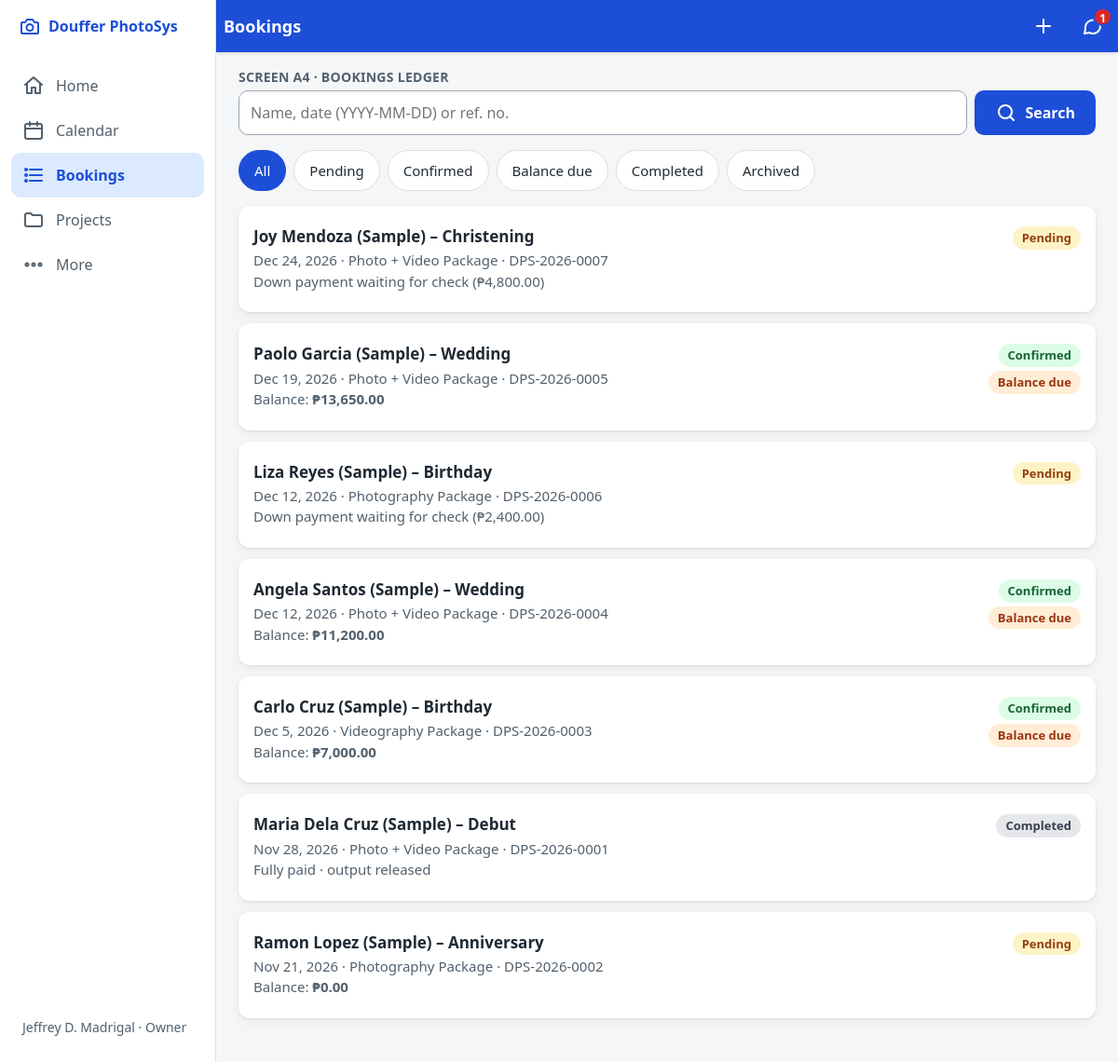
Screenshot of /admin/bookings (signed in) with the database file from the repository.
### tables this page shows
CREATE TABLE users (
  id                    INT UNSIGNED NOT NULL AUTO_INCREMENT,
  name                  VARCHAR(100) NOT NULL,
  username              VARCHAR(50)  NOT NULL,
  email                 VARCHAR(150) NULL,
  password_hash         VARCHAR(255) NOT NULL,
  role                  ENUM('owner','staff','crew') NOT NULL,
  perm_view_bookings    TINYINT(1) NOT NULL DEFAULT 1,
  perm_record_payments  TINYINT(1) NOT NULL DEFAULT 1,
  perm_verify_payments  TINYINT(1) NOT NULL DEFAULT 0,
  perm_archive_records  TINYINT(1) NOT NULL DEFAULT 0,
  perm_manage_messages  TINYINT(1) NOT NULL DEFAULT 1,
  must_change_password  TINYINT(1) NOT NULL DEFAULT 1,
  is_active             TINYINT(1) NOT NULL DEFAULT 1,
  last_login_at         DATETIME NULL,
  password_changed_at   DATETIME NULL,
  created_at            DATETIME NOT NULL DEFAULT CURRENT_TIMESTAMP,
  PRIMARY KEY (id),
  UNIQUE KEY uq_users_username (username)
);

CREATE TABLE bookings (
  id                  INT UNSIGNED NOT NULL AUTO_INCREMENT,
  reference_code      VARCHAR(20)  NOT NULL,
  client_id           INT UNSIGNED NOT NULL,
  package_id          INT UNSIGNED NOT NULL,
  event_type          VARCHAR(50)  NOT NULL,
  event_date          DATE         NOT NULL,
  start_time          TIME NULL,
  end_time            TIME NULL,
  venue               VARCHAR(255) NOT NULL,
  special_requests    TEXT NULL,
  source_channel      ENUM('messenger','call','walk_in','referral','website') NOT NULL DEFAULT 'website',
  status              ENUM('pending','confirmed','completed','cancelled') NOT NULL DEFAULT 'pending',
  package_price       DECIMAL(10,2) NOT NULL,           
  total_amount        DECIMAL(10,2) NOT NULL,           
  down_payment_due    DECIMAL(10,2) NOT NULL,
  is_archived         TINYINT(1) NOT NULL DEFAULT 0,
  terms_version       VARCHAR(10) NULL,
  terms_accepted_at   DATETIME NULL,
  privacy_consent_at  DATETIME NULL,
  confirmed_at        DATETIME NULL,
  cancelled_at        DATETIME NULL,
  completed_at        DATETIME NULL,
  archived_at         DATETIME NULL,
  created_by          INT UNSIGNED NULL,                
  created_at          DATETIME NOT NULL DEFAULT CURRENT_TIMESTAMP,
  PRIMARY KEY (id),
  UNIQUE KEY uq_bookings_ref (reference_code),
  KEY idx_bookings_date_status (event_date, status),
  KEY idx_bookings_client (client_id),
  KEY idx_bookings_status (status, is_archived),
  CONSTRAINT fk_bookings_client  FOREIGN KEY (client_id)  REFERENCES clients (id),
  CONSTRAINT fk_bookings_package FOREIGN KEY (package_id) REFERENCES packages (id),
  CONSTRAINT fk_bookings_user    FOREIGN KEY (created_by) REFERENCES users (id)
);

CREATE TABLE clients (
  id                  INT UNSIGNED NOT NULL AUTO_INCREMENT,
  full_name           VARCHAR(120) NOT NULL,
  mobile              VARCHAR(20)  NOT NULL,
  mobile_normalized   CHAR(11)     NOT NULL,           
  messenger_name      VARCHAR(150) NULL,
  contact_channel     ENUM('messenger','call','walk_in','referral','website') NOT NULL DEFAULT 'website',
  privacy_consent_at  DATETIME NULL,
  is_archived         TINYINT(1) NOT NULL DEFAULT 0,
  created_at          DATETIME NOT NULL DEFAULT CURRENT_TIMESTAMP,
  PRIMARY KEY (id),
  KEY idx_clients_mobile (mobile_normalized),
  KEY idx_clients_name (full_name)
);

CREATE TABLE packages (
  id                     INT UNSIGNED NOT NULL AUTO_INCREMENT,
  name                   VARCHAR(100) NOT NULL,
  category               ENUM('photo','video','photo_video','other') NOT NULL,
  description            VARCHAR(255) NULL,
  inclusions             TEXT NULL,                     
  price                  DECIMAL(10,2) NULL,
  down_payment_override  DECIMAL(10,2) NULL,            
  is_active              TINYINT(1) NOT NULL DEFAULT 1,
  sort_order             INT NOT NULL DEFAULT 0,
  created_at             DATETIME NOT NULL DEFAULT CURRENT_TIMESTAMP,
  updated_at             DATETIME NULL,
  PRIMARY KEY (id),
  KEY idx_packages_active (is_active, category, sort_order)
);

### app/Views/admin/bookings.php (the view, shortened to what the rows shown need)
<?php
$filters = [
    ['all', 'All'],
    ['pending', 'Pending'],
    ['confirmed', 'Confirmed'],
    ['balance_due', 'Balance due'],
    ['completed', 'Completed'],
    ['archived', 'Archived'],
];
?>
<p class="eyebrow">Screen A4 · Bookings Ledger</p>
<form method="get" action="<?= e(url('/admin/bookings')) ?>" class="search-form" role="search">
    <div class="search-row">
        <input type="search" id="ledger-q" name="q" value="<?= e($q) ?>" placeholder="Name, date (YYYY-MM-DD) or ref. no.">
        <button type="submit" class="btn btn-primary"><?= icon('search') ?> Search</button>
    </div>
</form>
<nav class="chips mt-1" aria-label="Filter bookings">
    <?php foreach ($filters as [$key, $label]):
        $href = '/admin/bookings?filter=' . $key . ($q !== '' ? '&q=' . urlencode($q) : '');
        $active = $filter === $key;
    ?>
        <a class="chip<?= $active ? ' is-active' : '' ?>" href="<?= e(url($href)) ?>"<?= $active ? ' aria-current="true"' : '' ?>><?= e($label) ?></a>
    <?php endforeach; ?>
</nav>
<section class="mt-1" aria-label="Bookings list">
    <?php if (empty($bookings)): ?>
        <div class="empty">
            <strong>No bookings found.</strong>
            <p class="mb-0">Try clearing the search or choosing another filter chip.</p>
        </div>
    <?php else: ?>
        <?php foreach ($bookings as $b):
            $bid = (int) $b['id'];
            $status = (string) $b['status'];
            $bal = (float) $b['balance_amount'];
            $isArchived = (int) ($b['is_archived'] ?? 0) === 1;
            if ($isArchived) {
                $tagClass = 'archived';
                $tagLabel = 'Archived';
            } elseif ($filter === 'balance_due' || ($status === 'confirmed' && $bal > 0)) {
                $tagClass = 'confirmed';
                $tagLabel = 'Confirmed';
            } elseif ($status === 'completed') {
                $tagClass = 'completed';
                $tagLabel = 'Completed';
            } elseif ($status === 'cancelled') {
                $tagClass = 'cancelled';
                $tagLabel = 'Cancelled';
            } else {
                $tagClass = 'pending';
                $tagLabel = 'Pending';
            }
        ?>
            <a class="card" href="<?= e(url('/admin/bookings/' . $bid)) ?>">
                <div class="card-row">
                    <div>
                        <h2 class="card-title"><?= e($b['full_name']) ?> – <?= e($b['event_type']) ?></h2>
                        <div class="card-meta"><?= e(date_short($b['event_date'])) ?> · <?= e($b['package_name']) ?> · <?= e($b['reference_code']) ?></div>
                        <div class="card-meta">
                            <?php if ($status === 'pending'): ?>
                                Down payment waiting for check (<?= e(peso($b['down_payment_due'])) ?>)
                            <?php elseif ($status === 'completed' && $bal <= 0): ?>
                                Fully paid · output released
                            <?php else: ?>
                                Balance: <strong class="money"><?= e(peso($bal)) ?></strong>
                            <?php endif; ?>
                        </div>
                    </div>
                    <div class="stack-right">
                        <?= partial('partials/tag', ['class' => $tagClass, 'label' => $tagLabel]) ?>
                        <?php if ($status === 'confirmed' && $bal > 0): ?>
                            <?= partial('partials/tag', ['class' => 'balance', 'label' => 'Balance due']) ?>
                        <?php endif; ?>
                    </div>
                </div>
            </a>
        <?php endforeach; ?>
    <?php endif; ?>
</section>

### app/Core/Router.php (shortened to what the rows shown need)
<?php
final class Router
{
    private array $routes = [];
    public function add(string $method, string $pattern, array $handler, array $opts = []): void
    {
        $this->routes[] = [
            'method'  => $method,
            'regex'   => self::compile($pattern),
            'handler' => $handler,
            'opts'    => $opts,
        ];
    }
    public static function compile(string $pattern): string
    {
        $pattern = $pattern === '/' ? '/' : rtrim($pattern, '/');
        $regex = preg_replace_callback('#\{(\w+)\}#', static function (array $m): string {
            $name = $m[1];
            if ($name === 'id' || str_ends_with($name, '_id')) {
                $part = '\d+';
            } elseif ($name === 'ref') {
                $part = '[A-Za-z0-9\-]+';
            } elseif ($name === 'token') {
                $part = '[A-Za-z0-9\-]{16,128}';
            } else {
                $part = '[^/]+';
            }
            return '(?P<' . $name . '>' . $part . ')';
        }, $pattern);
        return '#^' . $regex . '$#';
    }
    public function dispatch(string $method, string $path): void
    {
        $path = $path === '/' ? '/' : rtrim($path, '/');
        $methodMismatch = false;
        foreach ($this->routes as $route) {
            if (!preg_match($route['regex'], $path, $m)) {
                continue;
            }
            $opts = $route['opts'];
            Guard::check($opts, !empty($opts['api']));
            $params = array_filter($m, 'is_string', ARRAY_FILTER_USE_KEY);
            [$class, $action] = $route['handler'];
            $controller = new $class();
            $controller->$action(...array_merge($opts['args'] ?? [], array_values($params)));
            return;
        }
        throw new HttpException($methodMismatch ? 405 : 404);
    }
}

### app/Views/partials/tag.php
<?php
$tagClass = (string) ($class ?? $status ?? 'neutral');
$tagLabel = (string) ($label ?? ucfirst(str_replace('_', ' ', $tagClass)));
?>
<span class="tag tag-<?= e($tagClass) ?>"><?= e($tagLabel) ?></span>

### app/Views/layouts/admin.php (shortened to what the rows shown need)
<?php
$unread = Message::unreadForAdmin();
$nav = [
    ['/admin', 'Home', 'home', nav_active('/admin', true)],
    ['/admin/calendar', 'Calendar', 'calendar', nav_active('/admin/calendar') || nav_active('/admin/crew')],
    ['/admin/bookings', 'Bookings', 'list', nav_active('/admin/bookings') || nav_active('/admin/payments')],
    ['/admin/projects', 'Projects', 'folder', nav_active('/admin/projects')],
    ['/admin/more', 'More', 'more', nav_active('/admin/more') || nav_active('/admin/clients') || nav_active('/admin/packages')
        || nav_active('/admin/reports') || nav_active('/admin/users') || nav_active('/admin/settings')
        || nav_active('/admin/logs') || nav_active('/admin/messages') || nav_active('/account')],
];
?>
<?= partial('partials/head', ['title' => $title ?? 'Admin', 'theme' => 'admin', 'scripts' => $scripts ?? []]) ?>
<body class="theme-admin has-sidebar"<?= Auth::can('manage_messages') ? ' data-poll-unread' : '' ?>>
<header class="topbar">
    <h1 class="topbar-title"><?= e($title ?? 'Admin') ?></h1>
    <?= $actions ?? '' ?>
    <?php if (Auth::can('manage_messages')): ?>
        <a class="topbar-btn topbar-end" href="<?= e(url('/admin/messages')) ?>" aria-label="Messages, <?= (int) $unread ?> unread">
            <?= icon('chat') ?>
            <span class="badge" data-unread-badge<?= $unread > 0 ? '' : ' hidden' ?>><?= (int) $unread ?></span>
        </a>
    <?php endif; ?>
</header>
<nav class="bottomnav bottomnav-5" aria-label="Admin">
    <div class="sidebar-brand"><?= icon('camera') ?><span>Douffer PhotoSys</span></div>
    <?php foreach ($nav as [$href, $label, $ico, $active]): ?>
        <a href="<?= e(url($href)) ?>"<?= $active ? ' aria-current="page"' : '' ?>><?= icon($ico) ?><span><?= e($label) ?></span></a>
    <?php endforeach; ?>
    <div class="sidebar-user">
        <span><?= e(Auth::user()['name'] ?? '') ?> · <?= e(ucfirst((string) Auth::role())) ?></span>
    </div>
</nav>
<main id="main" class="page" tabindex="-1">
    <?= $content ?>
</main>
</body>
</html>

### rows the page displays
users: name "Jeffrey D. Madrigal", role "Owner"
bookings: client.full_name "Joy Mendoza (Sample)", event_type "Christening", event_date "Dec 24, 2026", package.name "Photo + Video Package", reference_code "DPS-2026-0007", down_payment_due "₱4,800.00", tagLabel "Pending"
bookings: client.full_name "Paolo Garcia (Sample)", event_type "Wedding", event_date "Dec 19, 2026", package.name "Photo + Video Package", reference_code "DPS-2026-0005", bal "₱13,650.00", tagLabel "Confirmed Balance due"
bookings: client.full_name "Liza Reyes (Sample)", event_type "Birthday", event_date "Dec 12, 2026", package.name "Photography Package", reference_code "DPS-2026-0006", down_payment_due "₱2,400.00", tagLabel "Pending"
bookings: client.full_name "Angela Santos (Sample)", event_type "Wedding", event_date "Dec 12, 2026", package.name "Photo + Video Package", reference_code "DPS-2026-0004", bal "₱11,200.00", tagLabel "Confirmed Balance due"
bookings: client.full_name "Carlo Cruz (Sample)", event_type "Birthday", event_date "Dec 5, 2026", package.name "Videography Package", reference_code "DPS-2026-0003", bal "₱7,000.00", tagLabel "Confirmed Balance due"
bookings: client.full_name "Maria Dela Cruz (Sample)", event_type "Debut", event_date "Nov 28, 2026", package.name "Photo + Video Package", reference_code "DPS-2026-0001", status "Fully paid · output released", tagLabel "Completed"
bookings: client.full_name "Ramon Lopez (Sample)", event_type "Anniversary", event_date "Nov 21, 2026", package.name "Photography Package", reference_code "DPS-2026-0002", bal "₱0.00", tagLabel "Pending"

### other values shown
$unread "1"
$label "Home"
$label "Calendar"
$label "Bookings"
$label "Projects"
$label "More"
$label "All"
$label "Pending"
$label "Confirmed"
$label "Balance due"
$label "Completed"
$label "Archived"
